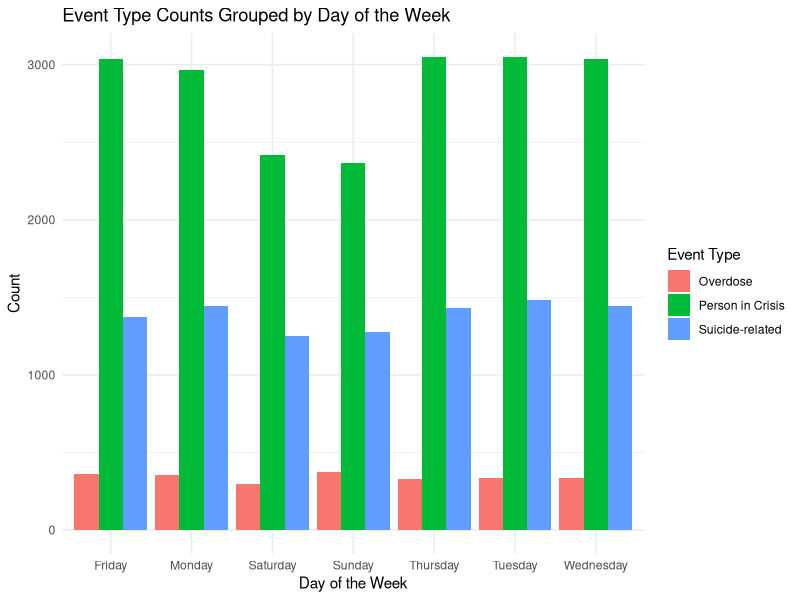
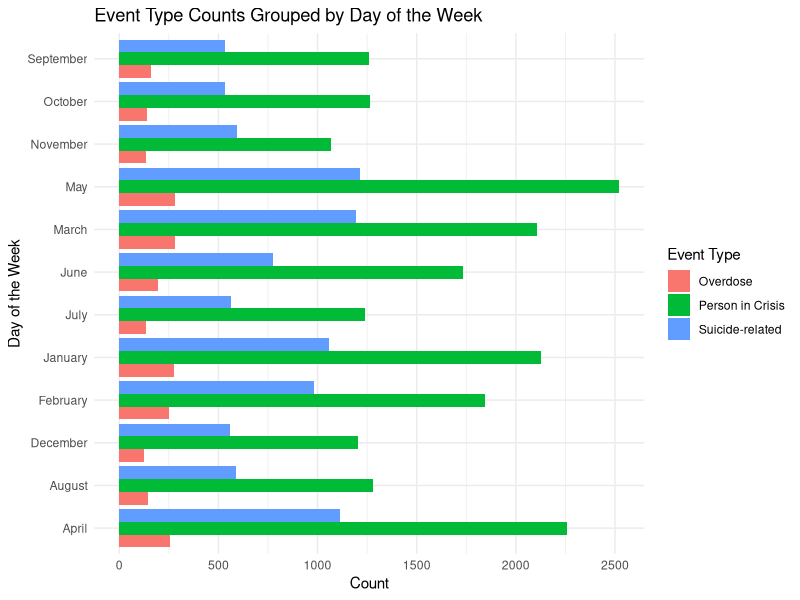
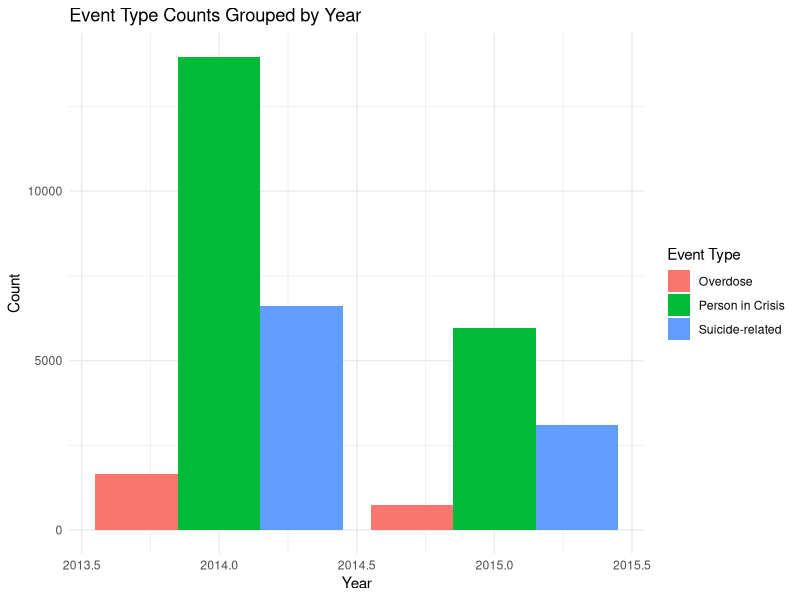
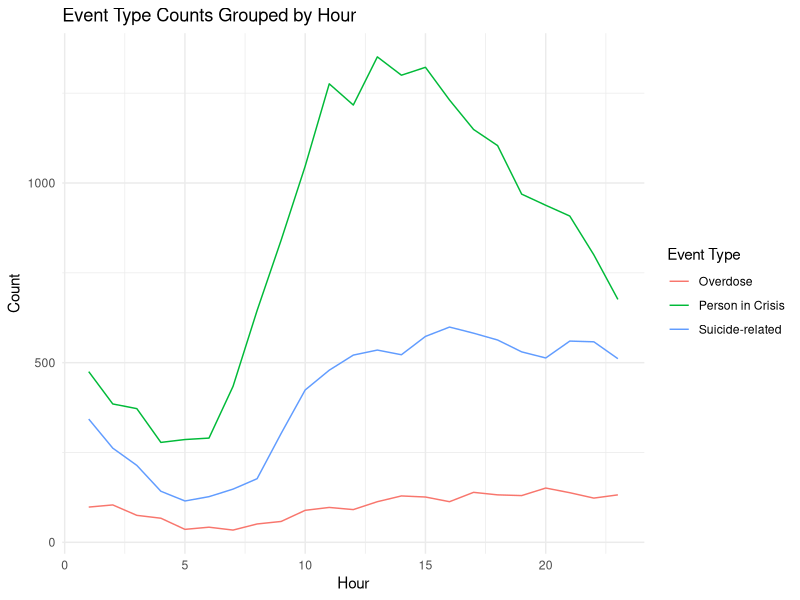
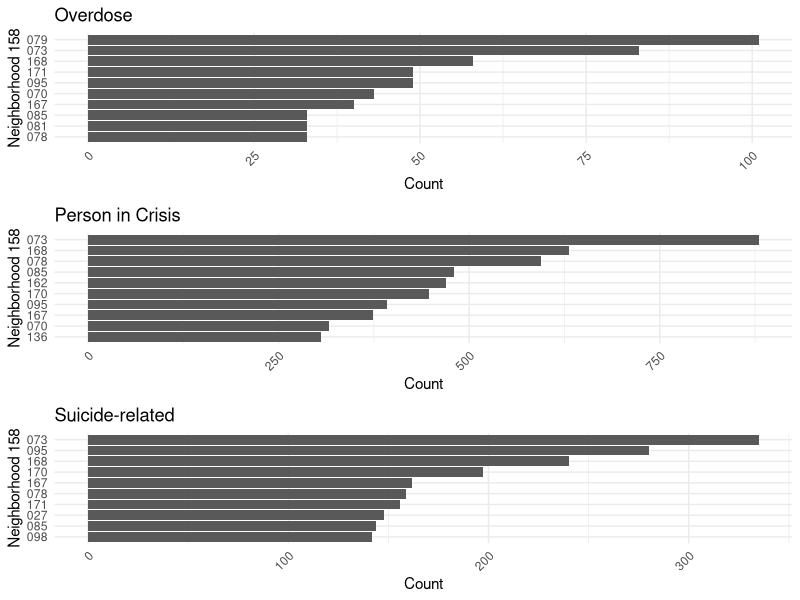

These charts were generated, in order, by the following R code:
## ---- chunk 1
#| include: false
#| warning: false
#| message: false

library(tidyverse)
library(ggplot2)
## ---- chunk 2
data <- read.csv("../data/analysis_data/piccfsa.csv")
## ---- chunk 3
#| label: fig-bills
#| fig-cap: Bills of penguins
#| echo: false
#| 
ggplot(data, aes(x = event_dow, fill = event_type)) + 
  geom_bar(position = "dodge") + 
  labs(title = "Event Type Counts Grouped by Day of the Week", 
       x = "Day of the Week", 
       y = "Count",
       fill = "Event Type") +
  theme_minimal()
## ---- chunk 4
ggplot(data, aes(x = event_month, fill = event_type)) + 
  geom_bar(position = "dodge") + 
  labs(title = "Event Type Counts Grouped by Day of the Week", 
       x = "Day of the Week", 
       y = "Count",
       fill = "Event Type") +
  theme_minimal() +
  coord_flip()
## ---- chunk 5
#| label: fig-planes
#| fig-cap: Relationship between wing length and width
#| echo: false
#| warning: false
#| message: false

ggplot(data, aes(x = event_year, fill = event_type)) + 
  geom_bar(position = "dodge") + 
  labs(title = "Event Type Counts Grouped by Year", 
       x = "Year", 
       y = "Count",
       fill = "Event Type") +
  theme_minimal()
## ---- chunk 6
df_summarized <- data %>%
  group_by(event_hour, event_type) %>%
  summarise(count = n()) %>%
  ungroup()

# Create the line plot
ggplot(df_summarized, aes(x = event_hour, y = count, color = event_type, group = event_type)) + 
  geom_line() + 
  labs(title = "Event Type Counts Grouped by Hour", 
       x = "Hour", 
       y = "Count", 
       color = "Event Type") +
  theme_minimal()
## ---- chunk 7
library(cowplot)  # For combining plots

# Step 1: Summarize the data by counting occurrences of each event_type
df_summarized <- data %>%
  group_by(hood_158, event_type) %>%
  summarise(count = n()) %>%
  ungroup()

# Step 2: Split the summarized data into separate data frames for each event_type
event_types <- unique(df_summarized$event_type)

# Create a list to hold the top 10 data frames and plots
df_list <- list()
plot_list <- list()

for (event in event_types) {
  # Filter the top 10 neighborhoods for the current event type
  df_top10 <- df_summarized %>%
    filter(event_type == event) %>%
    arrange(desc(count)) %>%
    head(10)
  
  # Save the data frame to the list
  df_list[[event]] <- df_top10
  
  # Step 3: Create a bar plot for the top 10 neighborhoods for the current event type
  plot <- ggplot(df_top10, aes(x = reorder(hood_158, count), y = count)) + 
    geom_bar(stat = "identity") + 
    labs(title = event, 
         x = "Neighborhood 158", 
         y = "Count") +
    theme_minimal() +
    theme(axis.text.x = element_text(angle = 45, hjust = 1)) +
    coord_flip()
  
  # Save the plot to the list
  plot_list[[event]] <- plot
}

# Step 4: Get a look-up table
neighborhood_table <- data %>%
  select(hood_158, neighbourhood_158) %>%
  distinct() %>%
  arrange(hood_158)

# Convert the table to a grid object using gridExtra::tableGrob
table_plot <- gridExtra::tableGrob(neighborhood_table)

# Step 5: Combine the individual plots using cowplot
combined_plot <- cowplot::plot_grid(plotlist = plot_list, ncol = 1)

# Step 6: Display the combined plot
print(combined_plot)
